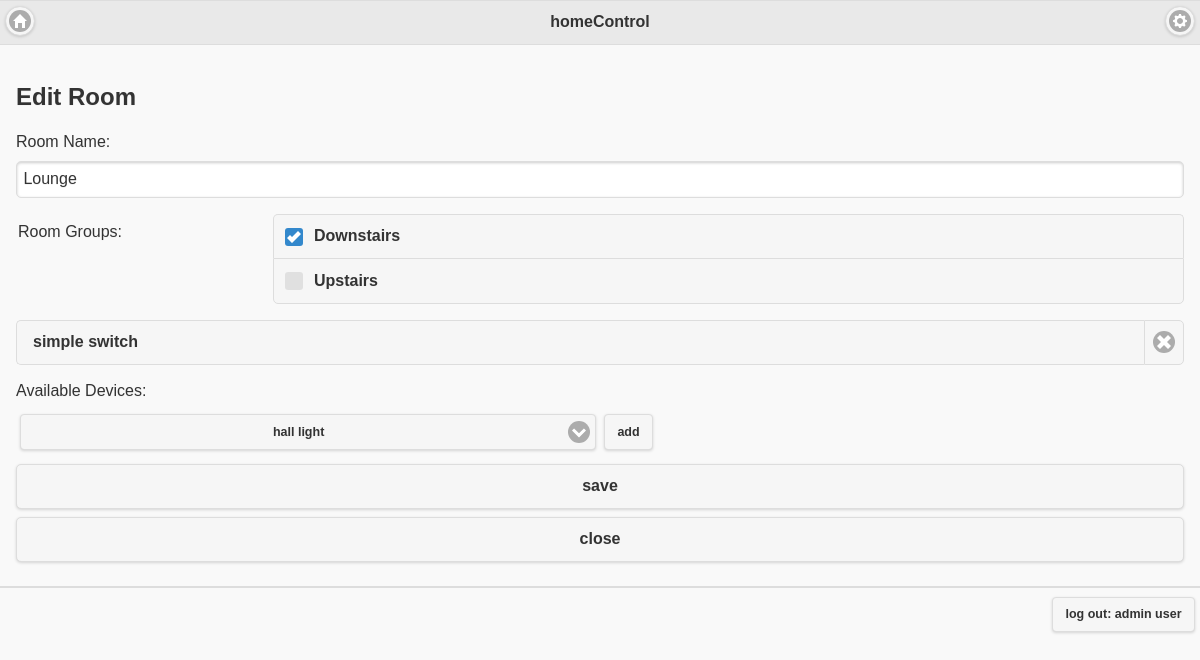
The page /edit/room/1 (signed in) on the database as committed earlier.
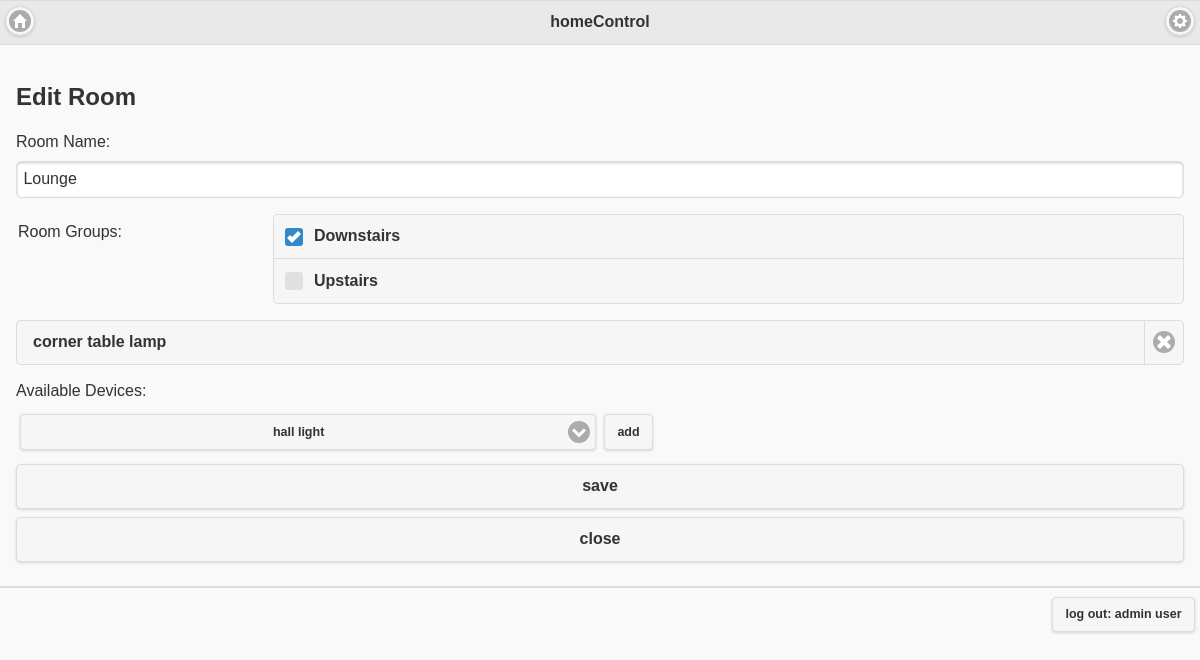
The same page on the database as committed later.
### tables this page shows
CREATE TABLE devices (
    device_id integer primary key autoincrement,
    devicename text not null,
    deviceaddress integer not null,
    devicesubid int not null,
    paired int not null,
    devicetype text not null
);

### homecontrol.py (the view)
@app.route('/edit/<item>/<id>')
def edit(item, id):
    if isloggedin() == True:
        db = get_db()
        uf = userfactory.Userfactory()
        user = uf.getuser(db, session['currentuserid'])
        item = item.lower()
        if item == 'room':
            rgf = roomgroupfactory.Roomgroupfactory()
            roomgroups = rgf.getroomgroups(db)
            rf = roomfactory.RoomFactory()
            room = rf.get_room(db, id)
            df = devicefactory.DeviceFactory()
            available_devices = df.get_available_devices(db, room)
            return render_template('addroom.html', user=user, roomgroups=roomgroups, room=room,
                                   available_devices=available_devices)
        elif item == 'roomgroup':
            pass
        elif item == 'device':
            dgf = devicegroupfactory.DeviceGroupFactory()
            devicegroups = dgf.get_devicegroups(db)
            df = devicefactory.DeviceFactory()
            device = df.get_device(db, id)
            return render_template('addeditdevice.html', user=user, devicegroups=devicegroups, device=device)
        elif item == 'user':
            pass
    else:
        error = 'Not authorised'
        return render_template('home.html', error=error)

### devicefactory.py (called while the page is built)
    def get_available_devices(self, db, room):
        cur = db.execute('select * from devices')
        devicerows = cur.fetchall()
        devices = []
        existing_deviceids = []
        for existingdevice in room.devices:
            existing_deviceids.append(existingdevice.deviceid)
        for row in devicerows:
            deviceid = row['device_id']
            if deviceid not in existing_deviceids:
                d = self.get_device(db, deviceid)
                devices.append(d)
        return devices

### homecontrol.py (called while the page is built)
def connect_db():
    rv = sqlite3.connect(app.config['DATABASE'])
    rv.row_factory = sqlite3.Row
    return rv

def get_db():
    if not hasattr(g, 'sqlite_db'):
        g.sqlite_db = connect_db()
    return g.sqlite_db

@app.context_processor
def utility_processor():
    def jqm_url(method):
        return getjqm_url(method)
    return dict(jqm_url=jqm_url)

def getjqm_url(method):
    r = url_for(method)
    r = r + '?l=' + str(random.random())
    return r

def isloggedin():
    lin = None
    if 'currentuserid' in session:
        lin = True
    else:
        lin = False
    return lin

### templates/addroom.html (shortened to what this page needs)
{% extends "layout.html" %}
{% block body %}
{% if room is none %}
<h2>Add Room</h2>
{% else %}
<h2>Edit Room</h2>
{% endif %}
<form action="{{ url_for('save' , item='room' )}}" method=post>
    <label for="name">Room Name:</label>
    <input type="text" name="name" id="name" value="{{ room.name }}">
    <div class="ui-field-contain">
        <fieldset data-role="controlgroup">
            <legend>Room Groups:</legend>
            {% for roomgroup in roomgroups %}
            <label for="checkbox_{{ roomgroup.roomgroupid }}">{{ roomgroup.name }}</label>
            {% else %}
            <li><em>Unbelievable. No room groups found so far</em>
                {% endfor %}
        </fieldset>
    </div>
    <ul data-role="listview" data-inset="true" data-shadow="false">
        {% for device in room.devices %}
        <li><a href="{{ url_for('edit' , item='device', id=device.deviceid )}}">{{ device.name }}</a><a
                href="{{ url_for('unlink' , item='roomdevice', id1=room.roomid, id2=device.deviceid )}}"
                data-icon="delete"></a></li>
        {% else %}
        <li><em>No devices allocated so far</em>
            {% endfor %}
    </ul>
    <div class="ui-grid-a">
        <div class="ui-block-a"><label for="select_device" class="select">Available Devices:</label>
        </div>
        <div class="ui-block-b">
        </div>
        <div class="ui-block-a">
        </div>
        <div class="ui-block-b">
            <a href="Javascript: addDevice_click({{room.roomid}})" id="addDevice" data-role="button" data-mini="true"
               data-inline="true">add</a>
        </div>
    </div>
    <button type="submit" name="save" value="save">save</button>
    <button type="cancel" name="cancel">close</button>
</form>
{% endblock %}

Rows that differ between the two databases and show on the page:
changed devices: name "simple switch" → "corner table lamp"
